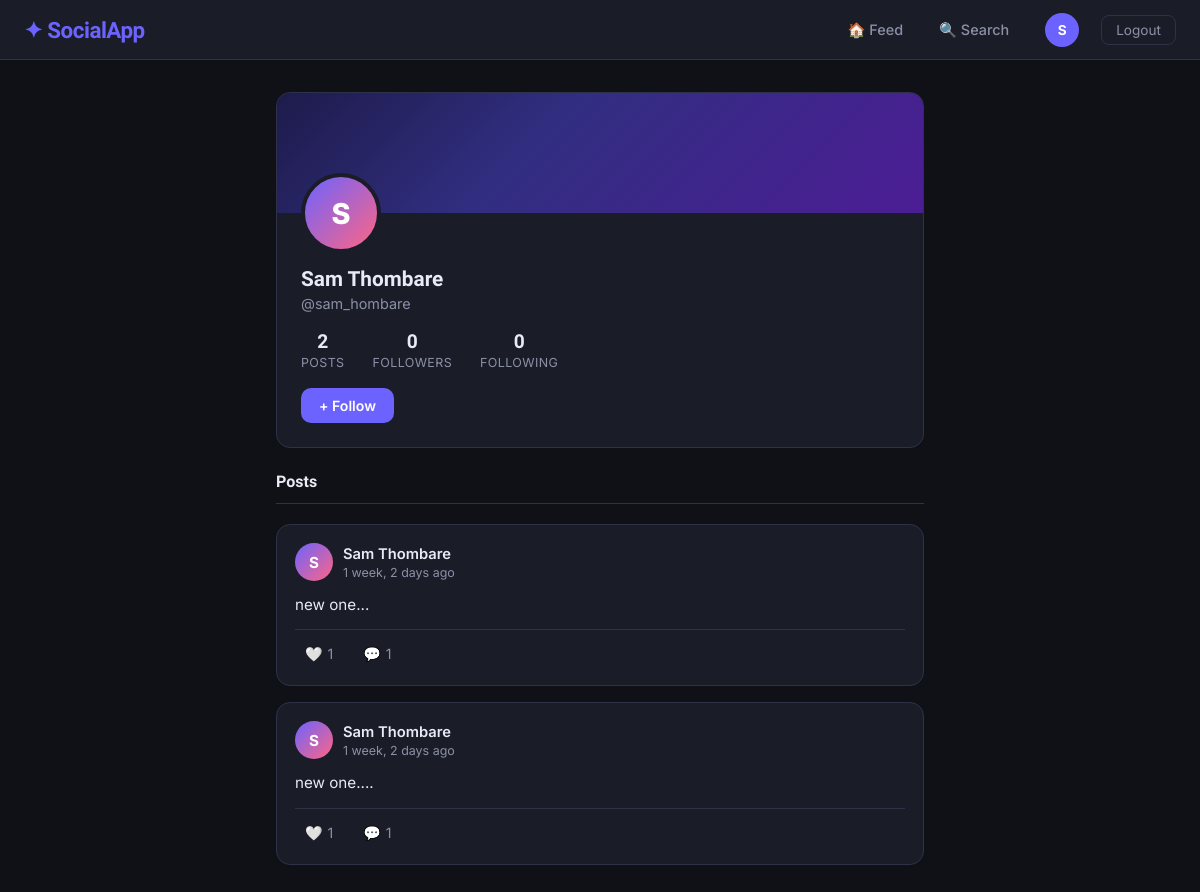
The app's page /profile/sam_hombare/ (signed in) with its own data.
### core/models.py (models this page shows, shortened)
class Post(models.Model):
    author      = models.ForeignKey(User, on_delete=models.CASCADE, related_name='posts')
    content     = models.TextField(max_length=500)
    image       = models.ImageField(upload_to='posts/', blank=True, null=True)
    created_at  = models.DateTimeField(default=timezone.now)
    updated_at  = models.DateTimeField(auto_now=True)
    class Meta:
        ordering = ['-created_at']   # Newest posts first
    def get_likes_count(self):
        return Like.objects.filter(post=self).count()
    def get_comments_count(self):
        return Comment.objects.filter(post=self).count()

### core/views.py (the view)
# urls.py: path('profile/<str:username>/',  views.profile_view,      name='profile'),
@login_required
def profile_view(request, username):
    profile_user = get_object_or_404(User, username=username)
    profile = get_or_create_profile(profile_user)
    posts = Post.objects.filter(author=profile_user).select_related('author')
    is_following = Follow.objects.filter(
        follower=request.user,
        following=profile_user
    ).exists()
    followers_count  = Follow.objects.filter(following=profile_user).count()
    following_count  = Follow.objects.filter(follower=profile_user).count()
    liked_post_ids = Like.objects.filter(
        user=request.user
    ).values_list('post_id', flat=True)
    context = {
        'profile_user':    profile_user,
        'profile':         profile,
        'posts':           posts,
        'is_following':    is_following,
        'followers_count': followers_count,
        'following_count': following_count,
        'posts_count':     posts.count(),
        'liked_post_ids':  list(liked_post_ids),
        'is_own_profile':  (request.user == profile_user),
    }
    return render(request, 'core/profile.html', context)

### core/views.py (called while the page is built)
def get_or_create_profile(user):
    profile, _ = Profile.objects.get_or_create(user=user)
    return profile

### core/templates/core/profile.html (shortened to what this page needs)
{% extends 'core/base.html' %}
{% load static %}
{% block extra_css %}
<link rel="stylesheet" href="{% static 'core/profile.css' %}" />
{% endblock %}
{% block content %}
<div class="profile-layout">
  <div class="profile-header-card">
    <div class="profile-banner"></div>
    <div class="profile-info">
      <div class="profile-avatar-wrap">
        {% if profile.avatar %}
          <img src="{{ profile.avatar.url }}" class="profile-avatar" alt="avatar" />
        {% else %}
          <div class="profile-avatar-placeholder">{{ profile_user.username|first|upper }}</div>
        {% endif %}
      </div>
      <div class="profile-meta">
        <h2 class="profile-name">{{ profile_user.get_full_name|default:profile_user.username }}</h2>
        <p class="profile-username">@{{ profile_user.username }}</p>
      </div>
      <div class="profile-stats">
        <div class="stat-item">
          <span class="stat-number">{{ posts_count }}</span>
          <span class="stat-label">Posts</span>
        </div>
        <div class="stat-item">
          <span class="stat-number" id="followers-count">{{ followers_count }}</span>
          <span class="stat-label">Followers</span>
        </div>
        <div class="stat-item">
          <span class="stat-number">{{ following_count }}</span>
          <span class="stat-label">Following</span>
        </div>
      </div>
      <div class="profile-actions">
        {% if is_own_profile %}
          <a href="{% url 'edit_profile' %}" class="btn btn-outline">✏️ Edit Profile</a>
        {% else %}
          <button id="follow-btn"
                  class="btn {% if is_following %}btn-outline{% else %}btn-primary{% endif %}"
                  data-username="{{ profile_user.username }}"
                  data-url="{% url 'follow' username=profile_user.username %}"
                  data-following="{{ is_following|yesno:'true,false' }}">
            {% if is_following %}✓ Following{% else %}+ Follow{% endif %}
          </button>
        {% endif %}
      </div>
    </div>
  </div>
  <div class="posts-section">
    <h3 class="section-title">Posts</h3>
    {% if posts %}
      {% for post in posts %}
      <article class="post-card">
        <div class="post-header">
          <a href="{% url 'profile' username=post.author.username %}" class="post-author-link">
            {% if post.author.profile.avatar %}
              <img src="{{ post.author.profile.avatar.url }}" class="user-avatar-sm" alt="avatar" />
            {% else %}
              <div class="avatar-placeholder">{{ post.author.username|first|upper }}</div>
            {% endif %}
            <div>
              <div class="author-name">{{ post.author.get_full_name|default:post.author.username }}</div>
              <div class="post-time">{{ post.created_at|timesince }} ago</div>
            </div>
          </a>
        </div>
        <div class="post-content">{{ post.content }}</div>
        <div class="post-actions">
          <button class="action-btn like-btn {% if post.id in liked_post_ids %}liked{% endif %}"
                  data-post-id="{{ post.id }}"
                  data-url="{% url 'like_post' post_id=post.id %}">
            <span class="like-icon">{% if post.id in liked_post_ids %}❤️{% else %}🤍{% endif %}</span>
            <span class="like-count">{{ post.get_likes_count }}</span>
          </button>
          <a href="{% url 'post_detail' post_id=post.id %}" class="action-btn">
            💬 <span>{{ post.get_comments_count }}</span>
          </a>
        </div>
      </article>
      {% endfor %}
    {% else %}
      <div class="empty-feed">
        <div class="empty-icon">📝</div>
        <p>No posts yet.</p>
      </div>
    {% endif %}
  </div>
</div>
{% endblock %}

### core/templates/core/base.html (shortened to what this page needs)
<!DOCTYPE html>
{% load static %}
<html lang="en">
<head>
  {% block extra_css %}{% endblock %}
</head>
<body>
  {% if user.is_authenticated %}
  <nav class="navbar">
    <a href="{% url 'feed' %}" class="navbar-brand">✦ SocialApp</a>
    <div class="navbar-links">
      <a href="{% url 'feed' %}"   class="nav-link">🏠 Feed</a>
      <a href="{% url 'search' %}" class="nav-link">🔍 Search</a>
      <a href="{% url 'profile' username=user.username %}" class="nav-link">
        {% if user.profile.avatar %}
          <img src="{{ user.profile.avatar.url }}" class="nav-avatar" alt="avatar" />
        {% else %}
          <span class="nav-avatar-placeholder">{{ user.username|first|upper }}</span>
        {% endif %}
      </a>
      <form method="post" action="{% url 'logout' %}" style="display:inline;">
        <button type="submit" class="btn-logout">Logout</button>
      </form>
    </div>
  </nav>
  {% endif %}
  <div class="page-wrapper">
    {% block content %}{% endblock %}
  </div>
</body>
</html>

### core/static/core/profile.css (style rules this page uses)
:root { --bg: #0f1117; --surface: #1a1d27; --card: #22263a; --border: #2e3248; --accent: #6c63ff; --accent2: #ff6584; --text: #e8eaf6; --muted: #8b90a7; --danger: #ff5a5a; --radius: 14px; }
.profile-layout { display: flex; flex-direction: column; gap: 24px; }
.profile-header-card { background: var(--surface); border: 1px solid var(--border); border-radius: var(--radius); overflow: hidden; }
.profile-banner { height: 120px; background: linear-gradient(135deg, #1e1b4b 0%, #312e81 40%, #4c1d95 100%); }
.profile-info { padding: 0 24px 24px; }
.profile-avatar-wrap { margin-top: -40px; margin-bottom: 14px; }
.profile-avatar-placeholder { width: 80px; height: 80px; border-radius: 50%; background: linear-gradient(135deg, var(--accent), var(--accent2)); display: flex; align-items: center; justify-content: center; font-weight: 800; font-size: 1.8rem; color: #fff; border: 4px solid var(--surface); }
.profile-meta { margin-bottom: 18px; }
.profile-name { font-family: 'Sora', sans-serif; font-size: 1.3rem; font-weight: 700; color: var(--text); margin-bottom: 4px; }
.profile-username { color: var(--muted); font-size: 0.9rem; margin-bottom: 8px; }
.profile-stats { display: flex; gap: 28px; margin-bottom: 18px; }
.stat-item { display: flex; flex-direction: column; align-items: center; gap: 2px; }
.stat-number { font-family: 'Sora', sans-serif; font-size: 1.2rem; font-weight: 700; color: var(--text); }
.stat-label { font-size: 0.78rem; color: var(--muted); text-transform: uppercase; letter-spacing: 0.4px; }
.profile-actions { display: flex; gap: 10px; }
.btn { display: inline-flex; align-items: center; gap: 6px; padding: 9px 18px; border-radius: 10px; font-size: 0.88rem; font-weight: 600; font-family: 'Inter', sans-serif; cursor: pointer; border: none; text-decoration: none; transition: all 0.2s; }
.btn-primary { background: var(--accent); color: #fff; }
.posts-section { display: flex; flex-direction: column; gap: 16px; }
.section-title { font-family: 'Sora', sans-serif; font-size: 1rem; font-weight: 700; color: var(--text); margin-bottom: 4px; padding-bottom: 12px; border-bottom: 1px solid var(--border); }
.post-card { background: var(--surface); border: 1px solid var(--border); border-radius: var(--radius); padding: 18px; transition: border-color 0.2s; }
.post-header { display: flex; align-items: flex-start; justify-content: space-between; margin-bottom: 12px; }
.post-author-link { display: flex; align-items: center; gap: 10px; text-decoration: none; color: inherit; }
.avatar-placeholder { width: 38px; height: 38px; border-radius: 50%; background: linear-gradient(135deg, var(--accent), var(--accent2)); display: flex; align-items: center; justify-content: center; font-weight: 700; font-size: 0.95rem; color: #fff; }
.author-name { font-weight: 600; font-size: 0.92rem; color: var(--text); }
.post-time { font-size: 0.78rem; color: var(--muted); margin-top: 2px; }
.post-content { color: var(--text); font-size: 0.95rem; line-height: 1.6; margin-bottom: 12px; white-space: pre-wrap; word-break: break-word; }
.post-actions { display: flex; gap: 10px; padding-top: 10px; border-top: 1px solid var(--border); }
.action-btn { display: inline-flex; align-items: center; gap: 5px; background: none; border: none; color: var(--muted); font-size: 0.88rem; font-family: 'Inter', sans-serif; cursor: pointer; padding: 5px 10px; border-radius: 8px; text-decoration: none; transition: all 0.2s; }

### records on screen
Post: author.username|first "S", author.get_full_name "Sam Thombare", created_at "1 week, 2 days", content "new one...", get_likes_count "1", get_comments_count "1"
Post: author.username|first "S", author.get_full_name "Sam Thombare", created_at "1 week, 2 days", content "new one....", get_likes_count "1", get_comments_count "1"

### other values on screen
{{ user.username|first|upper }} "S"
{{ profile_user.username|first|upper }} "S"
{{ profile_user.get_full_name|default:profile_user.username }} "Sam Thombare"
{{ profile_user.username }} "sam_hombare"
{{ posts_count }} "2"
{{ followers_count }} "0"
{{ following_count }} "0"
